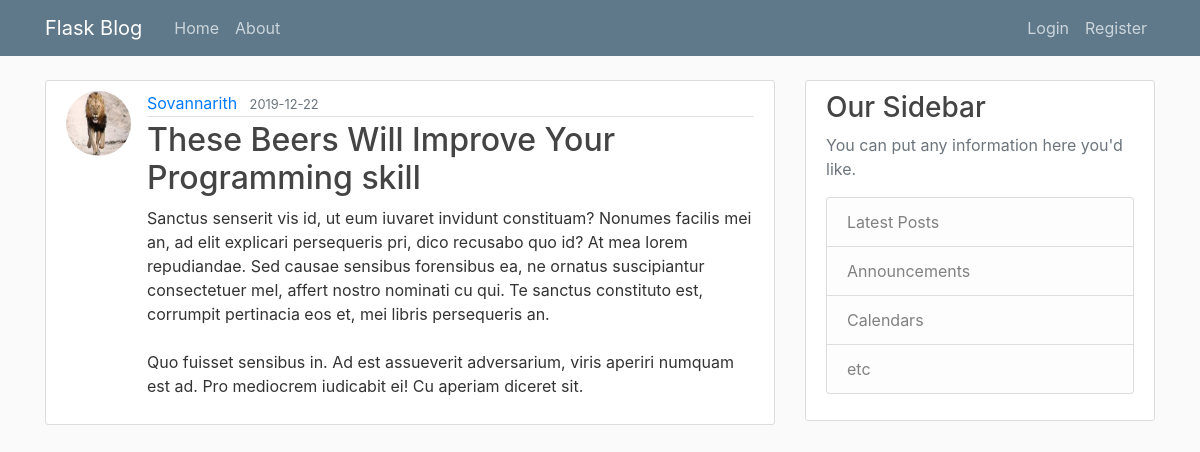
Page /post/9 on the committed database.
### flaskblog/models.py (models this page shows, shortened)
class User(db.Model, UserMixin):
    id = db.Column(db.Integer, primary_key=True) # each of the user need to have the unique id and primary_key will provide each every user with the unique id
    username = db.Column(db.String(20), unique=True, nullable=False)
    email = db.Column(db.String(120), unique=True, nullable=False)
    image_file = db.Column(db.String(20), nullable=False, default='default.jpg') #profile of the user
    password = db.Column(db.String(60), nullable=False)
    posts = db.relationship('Post', backref='author', lazy=True) #create the relationship between Post and User model.

class Post(db.Model):
    id = db.Column(db.Integer, primary_key=True)
    title = db.Column(db.String(100), nullable=False)
    date_posted = db.Column(db.DateTime, nullable=False, default=datetime.utcnow)
    content = db.Column(db.Text, nullable=False)
    user_id = db.Column(db.Integer, db.ForeignKey('user.id'), nullable=False) # Use to specify the user in the post model

### flaskblog/posts/routes.py (the view)
@posts.route("/post/<int:post_id>")
def post(post_id):
    post = Post.query.get_or_404(post_id)
    return render_template('post.html', title=post.title, post=post)

### flaskblog/templates/post.html (shortened to what this page needs)
{% extends "layout.html" %}
{% block content %}
  <article class="media content-section">
    <img class="rounded-circle article-img" src="{{ url_for('static', filename='profile_pics/' + post.author.image_file) }}">
    <div class="media-body">
      <div class="article-metadata">
        <a class="mr-2" href="{{ url_for('users.user_posts', username=post.author.username) }}">{{ post.author.username }}</a>
        <small class="text-muted">{{ post.date_posted.strftime('%Y-%m-%d') }}</small>
      </div>
      <h2 class="article-title">{{ post.title }}</h2>
      <p class="article-content">{{ post.content }}</p>
    </div>
  </article>
{% endblock content %}

### flaskblog/static/main.css (style rules this page uses)
body { background: #fafafa; color: #333333; margin-top: 5rem; }
h1, h2, h3, h4, h5, h6 { color: #444444; }
.content-section { background: #ffffff; padding: 10px 20px; border: 1px solid #dddddd; border-radius: 3px; margin-bottom: 20px; }
.article-title { color: #444444; }
.article-content { white-space: pre-line; }
.article-img { height: 65px; width: 65px; margin-right: 16px; }
.article-metadata { padding-bottom: 1px; margin-bottom: 4px; border-bottom: 1px solid #e3e3e3 }

### rows in the picture
User: image_file (picture), author.username "Sovannarith"
Post: date_posted "2019-12-22", title "These Beers Will Improve Your Programming skill", content "Sanctus senserit vis id, ut eum iuvaret invidunt constituam? Nonumes facilis mei an, ad elit explicari persequeris pri, dico recusabo quo id? At mea lorem repudiandae. Sed causae sensibus forensibus ea, ne ornatus suscipiantur consectetuer mel, affert nostro nominati cu qui. Te sanctus constituto est, corrumpit pertinacia eos et, mei libris persequeris an. Quo fuisset sensibus in. Ad est assueverit adversarium, viris aperiri numquam est ad. Pro mediocrem iudicabit ei! Cu aperiam diceret sit."
